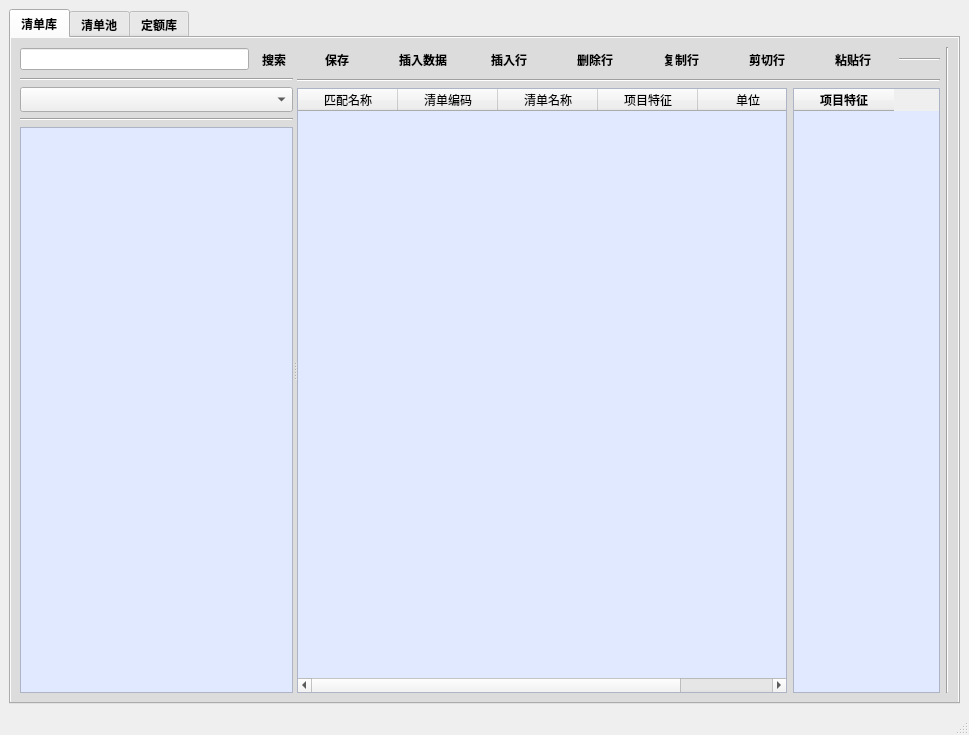
<?xml version="1.0" encoding="UTF-8"?>
<ui version="4.0">
 <class>MainWindow</class>
 <widget class="QMainWindow" name="MainWindow">
  <property name="windowModality">
   <enum>Qt::WindowModal</enum>
  </property>
  <property name="geometry">
   <rect>
    <x>0</x>
    <y>0</y>
    <width>969</width>
    <height>735</height>
   </rect>
  </property>
  <property name="sizePolicy">
   <sizepolicy hsizetype="Fixed" vsizetype="Fixed">
    <horstretch>0</horstretch>
    <verstretch>0</verstretch>
   </sizepolicy>
  </property>
  <property name="font">
   <font>
    <family>宋体</family>
   </font>
  </property>
  <property name="focusPolicy">
   <enum>Qt::TabFocus</enum>
  </property>
  <property name="contextMenuPolicy">
   <enum>Qt::CustomContextMenu</enum>
  </property>
  <property name="windowTitle">
   <string>MainWindow</string>
  </property>
  <property name="styleSheet">
   <string notr="true">QPushButton#pushButton_create_table:hover { color: blue }

QPushButton:hover { color: red }
QPushButton {background-color: rgb(255, 250, 244);}

QToolButton#ToolButton_create_table:hover { color: blue }

QToolButton:hover { color: red }

#tab_1{background-color: rgb(220, 220, 220);}
#tab_2{background-color: rgb(220, 220, 220);}
#tab_3{background-color: rgb(220, 220, 220);}
#tableWidget_qdk{background-color: rgb(224, 233, 255);}
#tableWidget_qdc{background-color: rgb(224, 233, 255);}
#tableWidget_quota{background-color: rgb(224, 233, 255);}
#tableWidget_features{background-color: rgb(224, 233, 255);}
#treeWidget_qdk{background-color: rgb(224, 233, 255);}
#treeWidget_qdc{background-color: rgb(224, 233, 255);}
#treeWidget_quota{background-color: rgb(224, 233, 255);}
QDockWidget{background-color: rgb(224, 233, 255);}

</string>
  </property>
  <widget class="QWidget" name="centralwidget">
   <property name="sizePolicy">
    <sizepolicy hsizetype="Expanding" vsizetype="Preferred">
     <horstretch>0</horstretch>
     <verstretch>0</verstretch>
    </sizepolicy>
   </property>
   <layout class="QHBoxLayout" name="horizontalLayout_15">
    <item>
     <widget class="QTabWidget" name="tabWidget">
      <property name="font">
       <font>
        <family>宋体</family>
        <weight>75</weight>
        <bold>true</bold>
       </font>
      </property>
      <property name="tabShape">
       <enum>QTabWidget::Rounded</enum>
      </property>
      <property name="currentIndex">
       <number>0</number>
      </property>
      <widget class="QWidget" name="tab_1">
       <attribute name="title">
        <string>清单库</string>
       </attribute>
       <layout class="QHBoxLayout" name="horizontalLayout">
        <item>
         <widget class="QSplitter" name="splitter">
          <property name="orientation">
           <enum>Qt::Horizontal</enum>
          </property>
          <widget class="QWidget" name="layoutWidget">
           <layout class="QVBoxLayout" name="verticalLayout">
            <item>
             <layout class="QHBoxLayout" name="horizontalLayout_4" stretch="10,0">
              <item>
               <widget class="QLineEdit" name="lineEdit_Search_qdk">
                <property name="sizePolicy">
                 <sizepolicy hsizetype="Expanding" vsizetype="Fixed">
                  <horstretch>0</horstretch>
                  <verstretch>0</verstretch>
                 </sizepolicy>
                </property>
               </widget>
              </item>
              <item>
               <widget class="QToolButton" name="toolButton_Search_qdk">
                <property name="font">
                 <font>
                  <family>宋体</family>
                  <weight>75</weight>
                  <bold>true</bold>
                 </font>
                </property>
                <property name="text">
                 <string>搜索</string>
                </property>
                <property name="autoRaise">
                 <bool>true</bool>
                </property>
               </widget>
              </item>
             </layout>
            </item>
            <item>
             <widget class="Line" name="line_4">
              <property name="orientation">
               <enum>Qt::Horizontal</enum>
              </property>
             </widget>
            </item>
            <item>
             <widget class="QComboBox" name="comboBox">
              <property name="sizePolicy">
               <sizepolicy hsizetype="Expanding" vsizetype="Fixed">
                <horstretch>0</horstretch>
                <verstretch>0</verstretch>
               </sizepolicy>
              </property>
              <property name="maximumSize">
               <size>
                <width>16777215</width>
                <height>16777215</height>
               </size>
              </property>
              <property name="font">
               <font>
                <family>宋体</family>
                <pointsize>9</pointsize>
                <weight>50</weight>
                <bold>false</bold>
               </font>
              </property>
              <property name="minimumContentsLength">
               <number>3</number>
              </property>
              <property name="iconSize">
               <size>
                <width>20</width>
                <height>20</height>
               </size>
              </property>
             </widget>
            </item>
            <item>
             <widget class="Line" name="line_3">
              <property name="orientation">
               <enum>Qt::Horizontal</enum>
              </property>
             </widget>
            </item>
            <item>
             <widget class="QTreeWidget" name="treeWidget_qdk">
              <property name="font">
               <font>
                <family>宋体</family>
                <weight>50</weight>
                <bold>false</bold>
               </font>
              </property>
              <attribute name="headerVisible">
               <bool>false</bool>
              </attribute>
              <column>
               <property name="text">
                <string notr="true">列项                                                               </string>
               </property>
              </column>
             </widget>
            </item>
           </layout>
          </widget>
          <widget class="QWidget" name="layoutWidget">
           <layout class="QVBoxLayout" name="verticalLayout_2" stretch="1,0,20">
            <item>
             <layout class="QHBoxLayout" name="horizontalLayout_2">
              <item>
               <widget class="QPushButton" name="pushButton_save_qdk">
                <property name="sizePolicy">
                 <sizepolicy hsizetype="Fixed" vsizetype="Fixed">
                  <horstretch>0</horstretch>
                  <verstretch>0</verstretch>
                 </sizepolicy>
                </property>
                <property name="font">
                 <font>
                  <family>宋体</family>
                  <weight>75</weight>
                  <bold>true</bold>
                 </font>
                </property>
                <property name="text">
                 <string>保存</string>
                </property>
                <property name="autoRepeatDelay">
                 <number>290</number>
                </property>
                <property name="autoDefault">
                 <bool>false</bool>
                </property>
                <property name="default">
                 <bool>false</bool>
                </property>
                <property name="flat">
                 <bool>true</bool>
                </property>
               </widget>
              </item>
              <item>
               <widget class="QPushButton" name="pushButton_k_copy_clipboard">
                <property name="sizePolicy">
                 <sizepolicy hsizetype="Fixed" vsizetype="Fixed">
                  <horstretch>0</horstretch>
                  <verstretch>0</verstretch>
                 </sizepolicy>
                </property>
                <property name="font">
                 <font>
                  <family>宋体</family>
                  <weight>75</weight>
                  <bold>true</bold>
                 </font>
                </property>
                <property name="text">
                 <string>插入数据</string>
                </property>
                <property name="flat">
                 <bool>true</bool>
                </property>
               </widget>
              </item>
              <item>
               <widget class="QPushButton" name="pushButton_k_insert_line">
                <property name="sizePolicy">
                 <sizepolicy hsizetype="Fixed" vsizetype="Fixed">
                  <horstretch>0</horstretch>
                  <verstretch>0</verstretch>
                 </sizepolicy>
                </property>
                <property name="font">
                 <font>
                  <family>宋体</family>
                  <pointsize>9</pointsize>
                  <weight>75</weight>
                  <bold>true</bold>
                 </font>
                </property>
                <property name="text">
                 <string>插入行</string>
                </property>
                <property name="autoDefault">
                 <bool>false</bool>
                </property>
                <property name="default">
                 <bool>false</bool>
                </property>
                <property name="flat">
                 <bool>true</bool>
                </property>
               </widget>
              </item>
              <item>
               <widget class="QPushButton" name="pushButton_k_delrow">
                <property name="sizePolicy">
                 <sizepolicy hsizetype="Fixed" vsizetype="Fixed">
                  <horstretch>0</horstretch>
                  <verstretch>0</verstretch>
                 </sizepolicy>
                </property>
                <property name="font">
                 <font>
                  <family>宋体</family>
                  <pointsize>9</pointsize>
                  <weight>75</weight>
                  <bold>true</bold>
                 </font>
                </property>
                <property name="text">
                 <string>删除行</string>
                </property>
                <property name="autoDefault">
                 <bool>false</bool>
                </property>
                <property name="default">
                 <bool>false</bool>
                </property>
                <property name="flat">
                 <bool>true</bool>
                </property>
               </widget>
              </item>
              <item>
               <widget class="QPushButton" name="pushButton_k_copy">
                <property name="sizePolicy">
                 <sizepolicy hsizetype="Fixed" vsizetype="Fixed">
                  <horstretch>0</horstretch>
                  <verstretch>0</verstretch>
                 </sizepolicy>
                </property>
                <property name="font">
                 <font>
                  <family>宋体</family>
                  <weight>75</weight>
                  <bold>true</bold>
                 </font>
                </property>
                <property name="text">
                 <string>复制行</string>
                </property>
                <property name="autoDefault">
                 <bool>false</bool>
                </property>
                <property name="default">
                 <bool>false</bool>
                </property>
                <property name="flat">
                 <bool>true</bool>
                </property>
               </widget>
              </item>
              <item>
               <widget class="QPushButton" name="pushButton_k_cut">
                <property name="sizePolicy">
                 <sizepolicy hsizetype="Fixed" vsizetype="Fixed">
                  <horstretch>0</horstretch>
                  <verstretch>0</verstretch>
                 </sizepolicy>
                </property>
                <property name="font">
                 <font>
                  <family>宋体</family>
                  <pointsize>9</pointsize>
                  <weight>75</weight>
                  <bold>true</bold>
                 </font>
                </property>
                <property name="text">
                 <string>剪切行</string>
                </property>
                <property name="autoDefault">
                 <bool>false</bool>
                </property>
                <property name="default">
                 <bool>false</bool>
                </property>
                <property name="flat">
                 <bool>true</bool>
                </property>
               </widget>
              </item>
              <item>
               <widget class="QPushButton" name="pushButton_k_stickup_rows">
                <property name="sizePolicy">
                 <sizepolicy hsizetype="Fixed" vsizetype="Fixed">
                  <horstretch>0</horstretch>
                  <verstretch>0</verstretch>
                 </sizepolicy>
                </property>
                <property name="font">
                 <font>
                  <family>宋体</family>
                  <pointsize>9</pointsize>
                  <weight>75</weight>
                  <bold>true</bold>
                 </font>
                </property>
                <property name="text">
                 <string>粘贴行</string>
                </property>
                <property name="autoDefault">
                 <bool>false</bool>
                </property>
                <property name="default">
                 <bool>false</bool>
                </property>
                <property name="flat">
                 <bool>true</bool>
                </property>
               </widget>
              </item>
              <item>
               <widget class="Line" name="line">
                <property name="orientation">
                 <enum>Qt::Horizontal</enum>
                </property>
               </widget>
              </item>
             </layout>
            </item>
            <item>
             <widget class="Line" name="line_9">
              <property name="orientation">
               <enum>Qt::Horizontal</enum>
              </property>
             </widget>
            </item>
            <item>
             <layout class="QHBoxLayout" name="horizontalLayout_7" stretch="10,3">
              <item>
               <widget class="QTableWidget" name="tableWidget_qdk">
                <property name="font">
                 <font>
                  <family>宋体</family>
                  <pointsize>9</pointsize>
                  <weight>50</weight>
                  <bold>false</bold>
                 </font>
                </property>
                <column>
                 <property name="text">
                  <string>匹配名称</string>
                 </property>
                </column>
                <column>
                 <property name="text">
                  <string>清单编码</string>
                 </property>
                </column>
                <column>
                 <property name="text">
                  <string>清单名称</string>
                 </property>
                </column>
                <column>
                 <property name="text">
                  <string>项目特征</string>
                 </property>
                </column>
                <column>
                 <property name="text">
                  <string>单位</string>
                 </property>
                </column>
               </widget>
              </item>
              <item>
               <widget class="QTableWidget" name="tableWidget_features">
                <property name="enabled">
                 <bool>true</bool>
                </property>
                <column>
                 <property name="text">
                  <string>项目特征</string>
                 </property>
                 <property name="font">
                  <font>
                   <family>宋体</family>
                   <weight>75</weight>
                   <bold>true</bold>
                  </font>
                 </property>
                </column>
               </widget>
              </item>
             </layout>
            </item>
           </layout>
          </widget>
         </widget>
        </item>
        <item>
         <widget class="Line" name="line_11">
          <property name="orientation">
           <enum>Qt::Vertical</enum>
          </property>
         </widget>
        </item>
       </layout>
      </widget>
      <widget class="QWidget" name="tab_2">
       <attribute name="title">
        <string>清单池</string>
       </attribute>
       <layout class="QHBoxLayout" name="horizontalLayout_3">
        <item>
         <widget class="QSplitter" name="splitter_2">
          <property name="orientation">
           <enum>Qt::Horizontal</enum>
          </property>
          <widget class="QWidget" name="layoutWidget">
           <layout class="QVBoxLayout" name="verticalLayout_4">
            <item>
             <layout class="QHBoxLayout" name="horizontalLayout_8">
              <item>
               <widget class="QLineEdit" name="lineEdit_Search_qdc">
                <property name="sizePolicy">
                 <sizepolicy hsizetype="Preferred" vsizetype="Fixed">
                  <horstretch>0</horstretch>
                  <verstretch>0</verstretch>
                 </sizepolicy>
                </property>
               </widget>
              </item>
              <item>
               <widget class="QToolButton" name="toolButton_Search_qdc">
                <property name="font">
                 <font>
                  <family>宋体</family>
                  <weight>75</weight>
                  <bold>true</bold>
                 </font>
                </property>
                <property name="text">
                 <string>搜索</string>
                </property>
                <property name="iconSize">
                 <size>
                  <width>30</width>
                  <height>30</height>
                 </size>
                </property>
                <property name="autoRaise">
                 <bool>true</bool>
                </property>
                <property name="arrowType">
                 <enum>Qt::NoArrow</enum>
                </property>
               </widget>
              </item>
             </layout>
            </item>
            <item>
             <widget class="Line" name="line_7">
              <property name="orientation">
               <enum>Qt::Horizontal</enum>
              </property>
             </widget>
            </item>
            <item>
             <widget class="QTreeWidget" name="treeWidget_qdc">
              <property name="font">
               <font>
                <family>宋体</family>
                <weight>50</weight>
                <bold>false</bold>
               </font>
              </property>
              <attribute name="headerVisible">
               <bool>false</bool>
              </attribute>
              <column>
               <property name="text">
                <string>列项</string>
               </property>
              </column>
             </widget>
            </item>
           </layout>
          </widget>
          <widget class="QWidget" name="layoutWidget">
           <layout class="QVBoxLayout" name="verticalLayout_3">
            <item>
             <layout class="QHBoxLayout" name="horizontalLayout_5">
              <item>
               <widget class="QPushButton" name="pushButton_save_qdc">
                <property name="sizePolicy">
                 <sizepolicy hsizetype="Fixed" vsizetype="Fixed">
                  <horstretch>0</horstretch>
                  <verstretch>0</verstretch>
                 </sizepolicy>
                </property>
                <property name="font">
                 <font>
                  <family>宋体</family>
                  <weight>75</weight>
                  <bold>true</bold>
                 </font>
                </property>
                <property name="text">
                 <string>保存</string>
                </property>
                <property name="autoDefault">
                 <bool>false</bool>
                </property>
                <property name="default">
                 <bool>false</bool>
                </property>
                <property name="flat">
                 <bool>true</bool>
                </property>
               </widget>
              </item>
              <item>
               <widget class="QPushButton" name="pushButton_c_copy_clipboard">
                <property name="sizePolicy">
                 <sizepolicy hsizetype="Fixed" vsizetype="Fixed">
                  <horstretch>0</horstretch>
                  <verstretch>0</verstretch>
                 </sizepolicy>
                </property>
                <property name="font">
                 <font>
                  <family>宋体</family>
                  <weight>75</weight>
                  <bold>true</bold>
                 </font>
                </property>
                <property name="text">
                 <string>插入数据</string>
                </property>
                <property name="flat">
                 <bool>true</bool>
                </property>
               </widget>
              </item>
              <item>
               <widget class="QPushButton" name="pushButton_c_insert_line">
                <property name="sizePolicy">
                 <sizepolicy hsizetype="Fixed" vsizetype="Fixed">
                  <horstretch>0</horstretch>
                  <verstretch>0</verstretch>
                 </sizepolicy>
                </property>
                <property name="font">
                 <font>
                  <family>宋体</family>
                  <weight>75</weight>
                  <bold>true</bold>
                 </font>
                </property>
                <property name="text">
                 <string>插入行</string>
                </property>
                <property name="autoDefault">
                 <bool>false</bool>
                </property>
                <property name="default">
                 <bool>false</bool>
                </property>
                <property name="flat">
                 <bool>true</bool>
                </property>
               </widget>
              </item>
              <item>
               <widget class="QPushButton" name="pushButton_c_delrow">
                <property name="sizePolicy">
                 <sizepolicy hsizetype="Fixed" vsizetype="Fixed">
                  <horstretch>0</horstretch>
                  <verstretch>0</verstretch>
                 </sizepolicy>
                </property>
                <property name="font">
                 <font>
                  <family>宋体</family>
                  <weight>75</weight>
                  <bold>true</bold>
                 </font>
                </property>
                <property name="text">
                 <string>删除行</string>
                </property>
                <property name="autoDefault">
                 <bool>false</bool>
                </property>
                <property name="default">
                 <bool>false</bool>
                </property>
                <property name="flat">
                 <bool>true</bool>
                </property>
               </widget>
              </item>
              <item>
               <widget class="QPushButton" name="pushButton_c_copy">
                <property name="sizePolicy">
                 <sizepolicy hsizetype="Fixed" vsizetype="Fixed">
                  <horstretch>0</horstretch>
                  <verstretch>0</verstretch>
                 </sizepolicy>
                </property>
                <property name="font">
                 <font>
                  <family>宋体</family>
                  <weight>75</weight>
                  <bold>true</bold>
                 </font>
                </property>
                <property name="text">
                 <string>复制行</string>
                </property>
                <property name="autoDefault">
                 <bool>false</bool>
                </property>
                <property name="default">
                 <bool>false</bool>
                </property>
                <property name="flat">
                 <bool>true</bool>
                </property>
               </widget>
              </item>
              <item>
               <widget class="QPushButton" name="pushButton_c_cut">
                <property name="sizePolicy">
                 <sizepolicy hsizetype="Fixed" vsizetype="Fixed">
                  <horstretch>0</horstretch>
                  <verstretch>0</verstretch>
                 </sizepolicy>
                </property>
                <property name="font">
                 <font>
                  <family>宋体</family>
                  <weight>75</weight>
                  <bold>true</bold>
                 </font>
                </property>
                <property name="text">
                 <string>剪切行</string>
                </property>
                <property name="autoDefault">
                 <bool>false</bool>
                </property>
                <property name="default">
                 <bool>false</bool>
                </property>
                <property name="flat">
                 <bool>true</bool>
                </property>
               </widget>
              </item>
              <item>
               <widget class="QPushButton" name="pushButton_c_stickup_rows">
                <property name="sizePolicy">
                 <sizepolicy hsizetype="Fixed" vsizetype="Fixed">
                  <horstretch>0</horstretch>
                  <verstretch>0</verstretch>
                 </sizepolicy>
                </property>
                <property name="font">
                 <font>
                  <family>宋体</family>
                  <weight>75</weight>
                  <bold>true</bold>
                 </font>
                </property>
                <property name="text">
                 <string>粘贴行</string>
                </property>
                <property name="autoDefault">
                 <bool>false</bool>
                </property>
                <property name="default">
                 <bool>false</bool>
                </property>
                <property name="flat">
                 <bool>true</bool>
                </property>
               </widget>
              </item>
              <item>
               <widget class="QPushButton" name="pushButton_write_qdk">
                <property name="sizePolicy">
                 <sizepolicy hsizetype="Fixed" vsizetype="Fixed">
                  <horstretch>0</horstretch>
                  <verstretch>0</verstretch>
                 </sizepolicy>
                </property>
                <property name="font">
                 <font>
                  <family>宋体</family>
                  <weight>75</weight>
                  <bold>true</bold>
                 </font>
                </property>
                <property name="text">
                 <string>写入清单库</string>
                </property>
                <property name="autoDefault">
                 <bool>false</bool>
                </property>
                <property name="default">
                 <bool>false</bool>
                </property>
                <property name="flat">
                 <bool>true</bool>
                </property>
               </widget>
              </item>
             </layout>
            </item>
            <item>
             <widget class="Line" name="line_8">
              <property name="orientation">
               <enum>Qt::Horizontal</enum>
              </property>
             </widget>
            </item>
            <item>
             <widget class="QTableWidget" name="tableWidget_qdc">
              <property name="font">
               <font>
                <family>宋体</family>
                <pointsize>9</pointsize>
                <weight>50</weight>
                <bold>false</bold>
               </font>
              </property>
              <column>
               <property name="text">
                <string>匹配名称</string>
               </property>
              </column>
              <column>
               <property name="text">
                <string>清单编码</string>
               </property>
              </column>
              <column>
               <property name="text">
                <string>清单名称</string>
               </property>
              </column>
              <column>
               <property name="text">
                <string>项目特征</string>
               </property>
              </column>
              <column>
               <property name="text">
                <string>单位</string>
               </property>
              </column>
             </widget>
            </item>
           </layout>
          </widget>
         </widget>
        </item>
       </layout>
      </widget>
      <widget class="QWidget" name="tab_3">
       <attribute name="title">
        <string>定额库</string>
       </attribute>
       <layout class="QHBoxLayout" name="horizontalLayout_6">
        <item>
         <widget class="QSplitter" name="splitter_3">
          <property name="orientation">
           <enum>Qt::Horizontal</enum>
          </property>
          <widget class="QWidget" name="layoutWidget">
           <layout class="QVBoxLayout" name="verticalLayout_5">
            <item>
             <layout class="QHBoxLayout" name="horizontalLayout_12">
              <item>
               <widget class="QLineEdit" name="lineEdit_Search_quota">
                <property name="sizePolicy">
                 <sizepolicy hsizetype="Expanding" vsizetype="Fixed">
                  <horstretch>0</horstretch>
                  <verstretch>0</verstretch>
                 </sizepolicy>
                </property>
               </widget>
              </item>
              <item>
               <widget class="QToolButton" name="toolButton_Search_quota">
                <property name="font">
                 <font>
                  <family>宋体</family>
                  <weight>75</weight>
                  <bold>true</bold>
                 </font>
                </property>
                <property name="text">
                 <string>搜索</string>
                </property>
                <property name="autoRaise">
                 <bool>true</bool>
                </property>
               </widget>
              </item>
             </layout>
            </item>
            <item>
             <widget class="QComboBox" name="comboBox_2">
              <property name="sizePolicy">
               <sizepolicy hsizetype="Expanding" vsizetype="Fixed">
                <horstretch>0</horstretch>
                <verstretch>0</verstretch>
               </sizepolicy>
              </property>
              <property name="maximumSize">
               <size>
                <width>16777215</width>
                <height>16777215</height>
               </size>
              </property>
              <property name="font">
               <font>
                <family>宋体</family>
                <pointsize>9</pointsize>
                <weight>50</weight>
                <bold>false</bold>
               </font>
              </property>
              <property name="minimumContentsLength">
               <number>3</number>
              </property>
              <property name="iconSize">
               <size>
                <width>20</width>
                <height>20</height>
               </size>
              </property>
             </widget>
            </item>
            <item>
             <widget class="QTreeWidget" name="treeWidget_quota">
              <property name="font">
               <font>
                <family>宋体</family>
                <weight>50</weight>
                <bold>false</bold>
               </font>
              </property>
              <attribute name="headerVisible">
               <bool>false</bool>
              </attribute>
              <column>
               <property name="text">
                <string notr="true">列项                                                               </string>
               </property>
              </column>
             </widget>
            </item>
           </layout>
          </widget>
          <widget class="QWidget" name="layoutWidget">
           <layout class="QVBoxLayout" name="verticalLayout_6" stretch="1,1,20">
            <item>
             <layout class="QHBoxLayout" name="horizontalLayout_13">
              <item>
               <widget class="QPushButton" name="pushButton_save_quota">
                <property name="sizePolicy">
                 <sizepolicy hsizetype="Fixed" vsizetype="Fixed">
                  <horstretch>0</horstretch>
                  <verstretch>0</verstretch>
                 </sizepolicy>
                </property>
                <property name="font">
                 <font>
                  <weight>75</weight>
                  <bold>true</bold>
                 </font>
                </property>
                <property name="text">
                 <string>保存</string>
                </property>
                <property name="flat">
                 <bool>true</bool>
                </property>
               </widget>
              </item>
              <item>
               <widget class="QPushButton" name="pushButton_copy_quota">
                <property name="sizePolicy">
                 <sizepolicy hsizetype="Fixed" vsizetype="Fixed">
                  <horstretch>0</horstretch>
                  <verstretch>0</verstretch>
                 </sizepolicy>
                </property>
                <property name="font">
                 <font>
                  <weight>75</weight>
                  <bold>true</bold>
                 </font>
                </property>
                <property name="text">
                 <string>插入数据</string>
                </property>
                <property name="flat">
                 <bool>true</bool>
                </property>
               </widget>
              </item>
              <item>
               <widget class="QPushButton" name="pushButton_intert_quota">
                <property name="sizePolicy">
                 <sizepolicy hsizetype="Fixed" vsizetype="Fixed">
                  <horstretch>0</horstretch>
                  <verstretch>0</verstretch>
                 </sizepolicy>
                </property>
                <property name="font">
                 <font>
                  <weight>75</weight>
                  <bold>true</bold>
                 </font>
                </property>
                <property name="text">
                 <string>插入行</string>
                </property>
                <property name="flat">
                 <bool>true</bool>
                </property>
               </widget>
              </item>
              <item>
               <widget class="QPushButton" name="pushButton_del_quota">
                <property name="sizePolicy">
                 <sizepolicy hsizetype="Fixed" vsizetype="Fixed">
                  <horstretch>0</horstretch>
                  <verstretch>0</verstretch>
                 </sizepolicy>
                </property>
                <property name="font">
                 <font>
                  <weight>75</weight>
                  <bold>true</bold>
                 </font>
                </property>
                <property name="text">
                 <string>删除行</string>
                </property>
                <property name="flat">
                 <bool>true</bool>
                </property>
               </widget>
              </item>
              <item>
               <widget class="QPushButton" name="pushButton_parse_quota">
                <property name="sizePolicy">
                 <sizepolicy hsizetype="Fixed" vsizetype="Fixed">
                  <horstretch>0</horstretch>
                  <verstretch>0</verstretch>
                 </sizepolicy>
                </property>
                <property name="font">
                 <font>
                  <family>宋体</family>
                  <weight>75</weight>
                  <bold>true</bold>
                 </font>
                </property>
                <property name="text">
                 <string>解析窗</string>
                </property>
                <property name="flat">
                 <bool>true</bool>
                </property>
               </widget>
              </item>
              <item>
               <widget class="QPushButton" name="pushButton_Batch_quota">
                <property name="sizePolicy">
                 <sizepolicy hsizetype="Fixed" vsizetype="Fixed">
                  <horstretch>0</horstretch>
                  <verstretch>0</verstretch>
                 </sizepolicy>
                </property>
                <property name="font">
                 <font>
                  <family>宋体</family>
                  <weight>75</weight>
                  <bold>true</bold>
                 </font>
                </property>
                <property name="text">
                 <string>批量套定额</string>
                </property>
                <property name="flat">
                 <bool>true</bool>
                </property>
               </widget>
              </item>
              <item>
               <widget class="Line" name="line_10">
                <property name="orientation">
                 <enum>Qt::Horizontal</enum>
                </property>
               </widget>
              </item>
             </layout>
            </item>
            <item>
             <widget class="QDockWidget" name="dockWidget">
              <property name="sizePolicy">
               <sizepolicy hsizetype="Expanding" vsizetype="Fixed">
                <horstretch>0</horstretch>
                <verstretch>0</verstretch>
               </sizepolicy>
              </property>
              <property name="focusPolicy">
               <enum>Qt::StrongFocus</enum>
              </property>
              <property name="features">
               <set>QDockWidget::DockWidgetClosable|QDockWidget::DockWidgetMovable</set>
              </property>
              <widget class="QWidget" name="dockWidgetContents">
               <layout class="QHBoxLayout" name="horizontalLayout_11">
                <item>
                 <layout class="QHBoxLayout" name="horizontalLayout_10">
                  <item>
                   <widget class="QLabel" name="label">
                    <property name="sizePolicy">
                     <sizepolicy hsizetype="Fixed" vsizetype="Fixed">
                      <horstretch>0</horstretch>
                      <verstretch>0</verstretch>
                     </sizepolicy>
                    </property>
                    <property name="text">
                     <string>开始字段</string>
                    </property>
                   </widget>
                  </item>
                  <item>
                   <widget class="QComboBox" name="comboBox_3">
                    <property name="sizePolicy">
                     <sizepolicy hsizetype="Expanding" vsizetype="Fixed">
                      <horstretch>0</horstretch>
                      <verstretch>0</verstretch>
                     </sizepolicy>
                    </property>
                    <property name="editable">
                     <bool>true</bool>
                    </property>
                   </widget>
                  </item>
                  <item>
                   <widget class="QLabel" name="label_2">
                    <property name="sizePolicy">
                     <sizepolicy hsizetype="Minimum" vsizetype="Fixed">
                      <horstretch>0</horstretch>
                      <verstretch>0</verstretch>
                     </sizepolicy>
                    </property>
                    <property name="text">
                     <string>结束字段</string>
                    </property>
                   </widget>
                  </item>
                  <item>
                   <widget class="QComboBox" name="comboBox_4">
                    <property name="sizePolicy">
                     <sizepolicy hsizetype="Expanding" vsizetype="Fixed">
                      <horstretch>0</horstretch>
                      <verstretch>0</verstretch>
                     </sizepolicy>
                    </property>
                    <property name="editable">
                     <bool>true</bool>
                    </property>
                   </widget>
                  </item>
                  <item>
                   <widget class="QPushButton" name="pushButton_quota_specification">
                    <property name="sizePolicy">
                     <sizepolicy hsizetype="Fixed" vsizetype="Fixed">
                      <horstretch>0</horstretch>
                      <verstretch>0</verstretch>
                     </sizepolicy>
                    </property>
                    <property name="font">
                     <font>
                      <family>宋体</family>
                      <weight>75</weight>
                      <bold>true</bold>
                     </font>
                    </property>
                    <property name="text">
                     <string>解析规格提取</string>
                    </property>
                    <property name="flat">
                     <bool>true</bool>
                    </property>
                   </widget>
                  </item>
                 </layout>
                </item>
               </layout>
              </widget>
             </widget>
            </item>
            <item>
             <widget class="QTableWidget" name="tableWidget_quota">
              <property name="font">
               <font>
                <family>宋体</family>
                <pointsize>9</pointsize>
                <weight>50</weight>
                <bold>false</bold>
               </font>
              </property>
              <column>
               <property name="text">
                <string>匹配名称</string>
               </property>
              </column>
              <column>
               <property name="text">
                <string>解析定额规格</string>
               </property>
              </column>
              <column>
               <property name="text">
                <string>定额编码</string>
               </property>
              </column>
              <column>
               <property name="text">
                <string>定额名称</string>
               </property>
              </column>
              <column>
               <property name="text">
                <string>定额单位</string>
               </property>
              </column>
              <column>
               <property name="text">
                <string>单价</string>
               </property>
              </column>
             </widget>
            </item>
           </layout>
          </widget>
         </widget>
        </item>
        <item>
         <widget class="Line" name="line_2">
          <property name="orientation">
           <enum>Qt::Horizontal</enum>
          </property>
         </widget>
        </item>
       </layout>
      </widget>
     </widget>
    </item>
   </layout>
  </widget>
  <widget class="QStatusBar" name="statusbar"/>
  <action name="action_text">
   <property name="icon">
    <iconset>
     <normaloff>C:/Users/zhang/.designer/backup/image/修改文本.png</normaloff>
     <normalon>C:/Users/zhang/.designer/backup/image/修改文本.png</normalon>C:/Users/zhang/.designer/backup/image/修改文本.png</iconset>
   </property>
   <property name="text">
    <string>修改文本</string>
   </property>
   <property name="priority">
    <enum>QAction::HighPriority</enum>
   </property>
  </action>
 </widget>
 <resources/>
 <connections/>
</ui>
